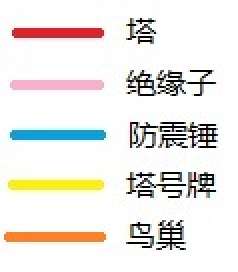
#> input picture legend.jpg, 119 x 136 px (shown 2 times larger)
$ python -i detect_mser.py   (imports and definitions only)   (Python 2 division)   (older library calls are emulated)
#> lines starting #> are read from the running program, lines starting #| are printed output that depends on the picture; after the words box and inside, x2 and y2 are one past the last pixel; in counts of white or black regions, pixels touching at a corner belong together
#> further down, picture is the input picture: shape (136, 119, 3); mean B, G, R 228.7, 232.8, 235.6
import numpy as np
import cv2
from math import *
from operator import itemgetter
import pytesseract
from PIL import Image
import sys

# [105 lines left out: functions dumpRotateImage, getTextRoughRoi, not called in this run]

def getTextFineRoi(rgb):
    #rgb = cv2.imread('boxes2/000011_0.jpg')
    #src = cv2.imread('tproi/000002_0.jpg')

    if rgb.shape[0] < 32:
        ratio = 32.0/rgb.shape[0]
        rgb = cv2.resize(rgb,None,fx=ratio,fy=ratio)

    gray = cv2.cvtColor(rgb,cv2.COLOR_BGR2GRAY)
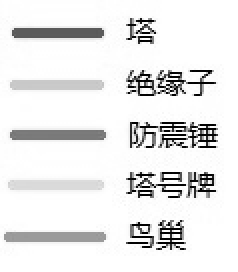
#> gray: shape (136, 119) (shown 2 times larger); min 0, max 255, mean 233.2

    bina = cv2.adaptiveThreshold(gray,255,cv2.ADAPTIVE_THRESH_MEAN_C,cv2.THRESH_BINARY,15,0)
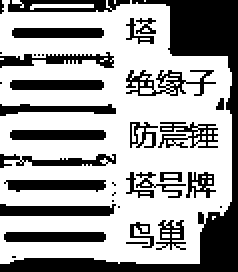
#> bina: shape (136, 119) (shown 2 times larger); 64.1% white; 36 black regions (14 under 20 px)
    im,contours,hierarchy = cv2.findContours(bina,cv2.RETR_EXTERNAL,cv2.CHAIN_APPROX_SIMPLE)
#> contours = 8 contours, 6 with area under 20; largest, box (x1, y1, x2, y2) and area: (0, 0, 116, 132) 12296, (15, 2, 47, 5) 32
    #print len(contours)
    isBright = True
    ncc = 0
    for ccs in contours:
        _,_,w,h = cv2.boundingRect(ccs)
        #print float(h)/w
        if cv2.contourArea(ccs) > rgb.shape[0] and float(h)/w > 1.05 and float(h)/w < 5:
            ncc += 1
#> this loop made 8 passes
#> (w, h, ncc) on pass 8: (116, 132, 1)
#> (ccs, w, h) on passes 1, 3, 5, 6: ([[106, 108], [106, 109], [107, 108]], 2, 2), ([[0, 29], [1, 29]], 2, 1), ([[72, 0]], 1, 1), ([[57, 0], [57, 1]], 1, 2)
#> after the loop, ncc = 1
    #print ncc

    if ncc < 3:
        isBright = False
        bina = cv2.adaptiveThreshold(gray,255,cv2.ADAPTIVE_THRESH_MEAN_C,cv2.THRESH_BINARY_INV,15,0)
#> bina: shape (136, 119); 35.9% white; 36 white regions (14 under 20 px)
        im,contours,hierarchy = cv2.findContours(bina,cv2.RETR_EXTERNAL,cv2.CHAIN_APPROX_SIMPLE)
#> contours = 36 contours, 14 with area under 20; largest, box (x1, y1, x2, y2) and area: (0, 0, 119, 136) 2064, (4, 0, 65, 6) 247, (0, 102, 58, 108) 224, (63, 35, 108, 48) 204, (2, 116, 53, 121) 198

        #print len(contours)
        ncc = 0
        for ccs in contours:
            _,_,w,h = cv2.boundingRect(ccs)
            if cv2.contourArea(ccs) > rgb.shape[0] and float(h)/w > 1.05 and float(h)/w < 5:
                ncc += 1
#> this loop made 36 passes
#> (w, h, ncc) on pass 34: (119, 136, 1)
#> (w, h) on passes 3, 4, 5, 8, 12, 13: (51, 5), (12, 13), (15, 15), (58, 6), (51, 6), (15, 13)
#> after the loop, ncc = 1
        #print ncc

    #cv2.imshow('',bina)
    #cv2.waitKey()

    if isBright:
        print('color:bright')
    else:
        print('color:dark')

    print('rois:{}'.format(ncc))
#| rois:1

    roi = None
    if ncc >= 3:
        cori = []
        for ccs in contours:
            x,y,w,h = cv2.boundingRect(ccs)
            rect = cv2.minAreaRect(ccs)
            #print cv2.contourArea(ccs),float(h)/w
            if cv2.contourArea(ccs) > rgb.shape[0] and float(h)/w > 1.05 and float(h)/w < 5:
                angle = rect[2]
                if rect[1][0] > rect[1][1]:
                    angle = rect[2] + 90 if rect[2] < 0 else rect[2] - 90
                cori.append(angle)

        #print cori
        angle = np.median(cori)
        #angle = angle - 90 if angle > 0 else angle + 90
        if isBright is False:
            gray = 255 - gray

        height,width=gray.shape[:2]
        widthNew = int(height * fabs(tan(radians(angle))) + width)
        matRotation = np.float32([[1,tan(radians(angle)),0],[0,1,0]])
        if angle < 0:
            matRotation = np.float32([[1,tan(radians(angle)),-height*tan(radians(angle))],[0,1,0]])
        gray_ = cv2.warpAffine(gray, matRotation, (widthNew, height))#, borderMode=cv2.BORDER_CONSTANT,borderValue=0)
        rgb_ = cv2.warpAffine(rgb, matRotation, (widthNew, height))

        wext = max(1,int(height*fabs(tan(radians(angle)))))
        gray_ = gray_[:, wext:-wext]
        rgb_ = rgb_[:, wext:-wext]

        print('<Vertical tilt correction>')
        print('angle:{}\nshape:{}'.format(angle,rgb_.shape))

        bina = cv2.adaptiveThreshold(gray_,255,cv2.ADAPTIVE_THRESH_MEAN_C,cv2.THRESH_BINARY,15,0)
        im,contours,hierarchy = cv2.findContours(bina,cv2.RETR_EXTERNAL,cv2.CHAIN_APPROX_SIMPLE)

        ncc = 0
        #print len(contours)
        rlist = []
        for ccs in contours:
            x,y,w,h = cv2.boundingRect(ccs)
            rect = cv2.minAreaRect(ccs)
            #print cv2.contourArea(ccs),h,float(h)/w
            if cv2.contourArea(ccs) > rgb.shape[0] and float(h)/w > 1.05 and float(h)/w < 5:
                rlist.append((x+w/2,y+h/2,w,h,float(h)/w))
                #cv2.rectangle(rgb_,(x,y),(x+w,y+h),(0,255,0),1)
                ncc += 1
        #print ncc

        #cv2.imshow('',bina)
        #cv2.waitKey()

        print('rois:{}'.format(ncc))

        if ncc >= 3:
            rlist_ = sorted(rlist,key=itemgetter(0))
            #print rlist_

            rlist2 = []
            rlist2_ = [0]
            rlen = []
            for ind in xrange(len(rlist_)-1):
                if rlist_[ind][0]+rlist_[ind][2]*0.8 > rlist_[ind+1][0]-rlist_[ind+1][2]*0.8:
                    rlist2_.append(ind+1)
                else:
                    rlist2.append(rlist2_)
                    rlen.append(len(rlist2_))
                    rlist2_ = [ind+1]

            if rlist2_ is not None:
                rlist2.append(rlist2_)
                rlen.append(len(rlist2_))

            clist = []
            if len(rlen) > 1:
                clist = rlist2[rlen.index(max(rlen))]
            else:
                clist = rlist2[0]

            rpts = []
            #cpts = []
            if len(clist) >= 3:
                rlist3 = [rlist_[rg][4] for rg in clist]
                hlist3 = [rlist_[rg][3] for rg in clist]

                rmean = np.median(rlist3)
                hmean = np.median(hlist3)
                #rstd = np.std(rlist3)
                #rlow,rhigh = rmean-1.95*rstd,rmean+1.95*rstd
                rlow,rhigh = rmean-1,rmean+1
                hlow,hhigh = hmean*0.8,hmean*1.2

                noi = 0
                for rg in clist:
                    if rlist_[rg][4] > rlow and rlist_[rg][4] < rhigh and rlist_[rg][3] > hlow and rlist_[rg][3] < hhigh:
                        noi += 1
                        if noi < 6:
                            rpts += [rlist_[rg][0]-rlist_[rg][2]/2,rlist_[rg][1]-rlist_[rg][3]/2,rlist_[rg][0]+rlist_[rg][2]/2,rlist_[rg][01]+rlist_[rg][3]/2]
                            #cpts += [rlist_[rg][0],rlist_[rg][1]]

                #print type(rpts),rpts

                if noi > 4:
                    if rpts[1] < 2 and rpts[5] > 2 and rpts[9] > 2 and rpts[13] > 2:
                        rpts = rpts[4:]
                        #cpts = cpts[2:]
                    else:
                        rpts = rpts[:-4]
                        #cpts = cpts[:-2]

            else:
                for rg in clist:
                    rpts += [rlist_[rg][0]-rlist_[rg][2]/2,rlist_[rg][1]-rlist_[rg][3]/2,rlist_[rg][0]+rlist_[rg][2]/2,rlist_[rg][01]+rlist_[rg][3]/2]
                    #cpts += [rlist_[rg][0],rlist_[rg][1]]

            rpts_ = np.array(rpts).reshape(-1,2)
            #print rpts_
            x,y,w,h = cv2.boundingRect(rpts_)
            roi = gray_[y:y+h,x:x+w]

            print('Number area generation>')
            print('rect:({} {} {} {})'.format(x,y,w,h))

            # [11 lines of commented-out code are left out]

    return roi

# [90 lines left out: functions roi2str_tess, roi2str_tess2, not called in this run]

'''
if __name__ == "__main__":
    fimg = '/workspace/data/JPEGImages_text/'+sys.argv[1]+'.jpg'
    rgb = cv2.imread(fimg)
'''

# [32 lines left out: function getTPNumber, not called in this run]

>>> import cv2
>>> picture = cv2.imread('legend.jpg')
>>> result = getTextFineRoi(picture)
